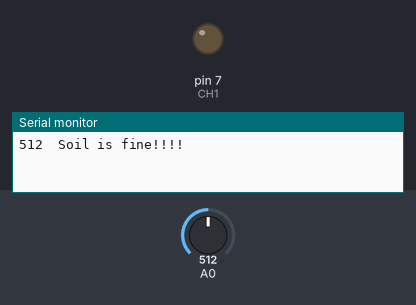
A sketch run on a simulated Arduino Uno, built with avr-gcc and run on an emulated ATmega328P. Shown: output pins drawn as LEDs (lit = HIGH), the last lines printed to the serial monitor. Inputs (shaded band) come from the test bench; at power-on: A0 = 512.

Above: at 3.2 s.
3.3 s: A0 set to 218
8.9 s: A0 set to 183
At 12.7 s:
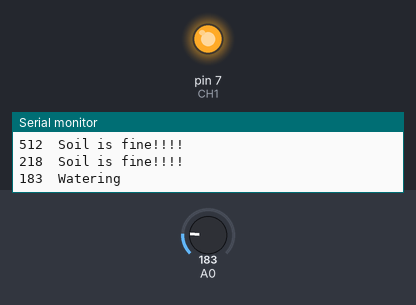
14.5 s: A0 set to 210
At 17.7 s:
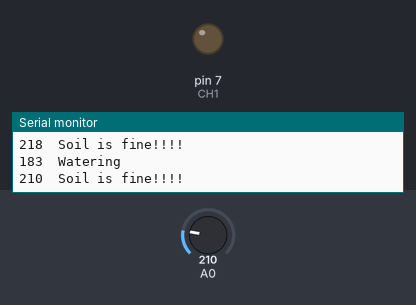
20.1 s: A0 set to 190
At 22.7 s:
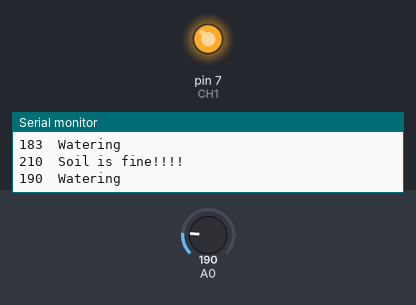
Timing chart, 0 to 24.2 s (numbered marks = the images above; inputs shaded):
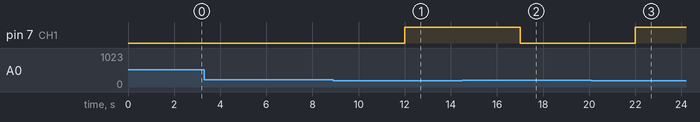

The sketch:

watering_system.ino
```cpp
 #define CH1 7   // Connect Digital Pin 7 on Arduino to CH1 on Relay Module

void setup() {
// initialize serial communication at 9600 bits per second:
Serial.begin(9600);

//Setup all the Arduino Pins
pinMode(CH1, OUTPUT);

//Turn OFF any power to the Relay channels
digitalWrite(CH1,LOW);
delay(2000); //Wait 2 seconds before starting sequence
}

void loop() {
// read the input on analog pin 0:
int sensorValue = analogRead(A0);
int pw_delay = 5000;

if(sensorValue < 200 && sensorValue > 20){
  digitalWrite(CH1, HIGH);
  Serial.print(sensorValue);
  Serial.print("\tWatering \n");
}else{
  digitalWrite(CH1, LOW);
  Serial.print(sensorValue);

  if(sensorValue > 800){
    Serial.print("\tSoil is wet, not need to water\n");
  }else if(sensorValue < 20){
    Serial.print("\tSoil sensor is not connect to soil\n");
  }else{
    Serial.print("\tSoil is fine!!!!\n");
  }

}

delay(5000);

}
```

Measured:
- the behaviour switches between 200 and 199 on A0 (found by bisection; images 0 and 1)
- after the input at 8.9 s, pin 7 (CH1): LOW → HIGH after 3.1 s
- after the input at 14.5 s, pin 7 (CH1): HIGH → LOW after 2.5 s
- after the input at 20.1 s, pin 7 (CH1): LOW → HIGH after 1.9 s
